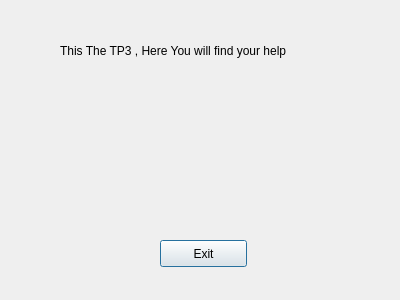
<?xml version="1.0" encoding="UTF-8"?>
<ui version="4.0">
 <class>Dialog</class>
 <widget class="QDialog" name="Dialog">
  <property name="geometry">
   <rect>
    <x>0</x>
    <y>0</y>
    <width>400</width>
    <height>300</height>
   </rect>
  </property>
  <property name="windowTitle">
   <string>Dialog</string>
  </property>
  <widget class="QLabel" name="label">
   <property name="geometry">
    <rect>
     <x>60</x>
     <y>20</y>
     <width>291</width>
     <height>61</height>
    </rect>
   </property>
   <property name="text">
    <string>This The TP3 , Here You will find your help</string>
   </property>
  </widget>
  <widget class="QPushButton" name="pushButton">
   <property name="geometry">
    <rect>
     <x>160</x>
     <y>240</y>
     <width>87</width>
     <height>27</height>
    </rect>
   </property>
   <property name="text">
    <string>Exit</string>
   </property>
  </widget>
 </widget>
 <resources/>
 <connections/>
</ui>
